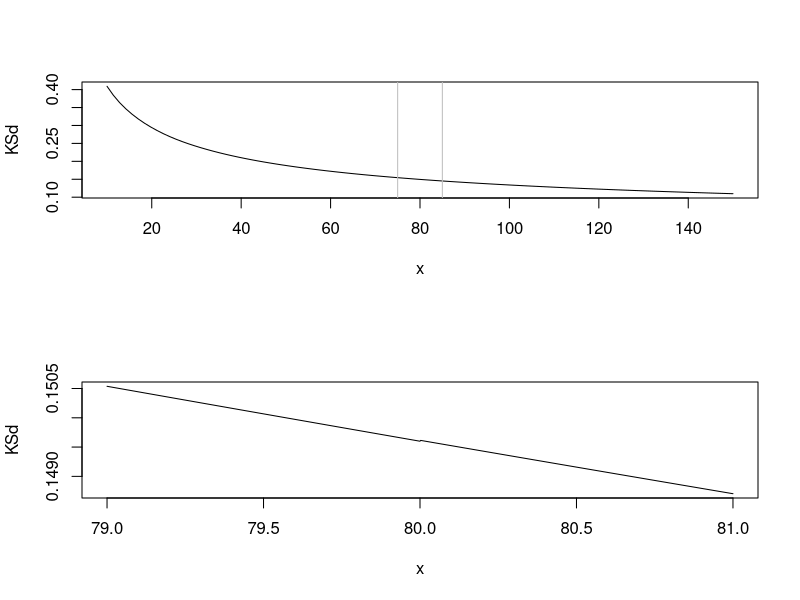

Write R code to recreate this figure.
library(sfsmisc)


### Name: KSd
### Title: Approximate Critical Values for Kolmogorov-Smirnov's D
### Aliases: KSd
### Keywords: distribution

### ** Examples

KSd(90)
KSd(1:9)# now works

op <- par(mfrow=c(2,1))
  plot(KSd, 10, 150)# nice
  abline(v = c(75,85), col = "gray")
  plot(KSd, 79, 81, n = 1001)# *very* tiny discontinuity at 80
par(op)
